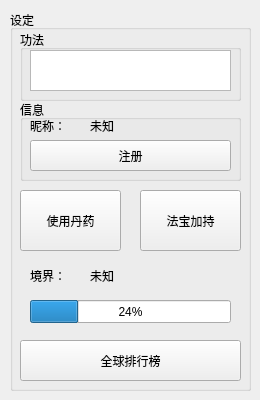
<?xml version="1.0" encoding="UTF-8"?>
<ui version="4.0">
 <class>MainW</class>
 <widget class="QWidget" name="MainW">
  <property name="geometry">
   <rect>
    <x>0</x>
    <y>0</y>
    <width>260</width>
    <height>400</height>
   </rect>
  </property>
  <property name="windowTitle">
   <string>MainW</string>
  </property>
  <widget class="QGroupBox" name="groupBox">
   <property name="geometry">
    <rect>
     <x>10</x>
     <y>10</y>
     <width>241</width>
     <height>381</height>
    </rect>
   </property>
   <property name="title">
    <string>设定</string>
   </property>
   <widget class="QGroupBox" name="methods">
    <property name="geometry">
     <rect>
      <x>10</x>
      <y>20</y>
      <width>221</width>
      <height>71</height>
     </rect>
    </property>
    <property name="title">
     <string>功法</string>
    </property>
    <widget class="QListWidget" name="MartialMethodList">
     <property name="geometry">
      <rect>
       <x>10</x>
       <y>20</y>
       <width>201</width>
       <height>41</height>
      </rect>
     </property>
    </widget>
   </widget>
   <widget class="QPushButton" name="medicine">
    <property name="geometry">
     <rect>
      <x>10</x>
      <y>180</y>
      <width>101</width>
      <height>61</height>
     </rect>
    </property>
    <property name="text">
     <string>使用丹药</string>
    </property>
   </widget>
   <widget class="QPushButton" name="magicWeapons">
    <property name="geometry">
     <rect>
      <x>130</x>
      <y>180</y>
      <width>101</width>
      <height>61</height>
     </rect>
    </property>
    <property name="text">
     <string>法宝加持</string>
    </property>
   </widget>
   <widget class="QPushButton" name="list">
    <property name="geometry">
     <rect>
      <x>10</x>
      <y>330</y>
      <width>221</width>
      <height>41</height>
     </rect>
    </property>
    <property name="text">
     <string>全球排行榜</string>
    </property>
   </widget>
   <widget class="QProgressBar" name="progressBar">
    <property name="geometry">
     <rect>
      <x>20</x>
      <y>290</y>
      <width>201</width>
      <height>23</height>
     </rect>
    </property>
    <property name="value">
     <number>24</number>
    </property>
   </widget>
   <widget class="QLabel" name="label">
    <property name="geometry">
     <rect>
      <x>20</x>
      <y>260</y>
      <width>54</width>
      <height>12</height>
     </rect>
    </property>
    <property name="text">
     <string>境界：</string>
    </property>
   </widget>
   <widget class="QLabel" name="stateLabel">
    <property name="geometry">
     <rect>
      <x>80</x>
      <y>256</y>
      <width>151</width>
      <height>20</height>
     </rect>
    </property>
    <property name="text">
     <string>未知</string>
    </property>
   </widget>
   <widget class="QGroupBox" name="info">
    <property name="geometry">
     <rect>
      <x>10</x>
      <y>90</y>
      <width>221</width>
      <height>81</height>
     </rect>
    </property>
    <property name="title">
     <string>信息</string>
    </property>
    <widget class="QLabel" name="nameLabel">
     <property name="geometry">
      <rect>
       <x>10</x>
       <y>20</y>
       <width>54</width>
       <height>12</height>
      </rect>
     </property>
     <property name="text">
      <string>昵称：</string>
     </property>
    </widget>
    <widget class="QLabel" name="stateLabel_2">
     <property name="geometry">
      <rect>
       <x>70</x>
       <y>16</y>
       <width>151</width>
       <height>20</height>
      </rect>
     </property>
     <property name="text">
      <string>未知</string>
     </property>
    </widget>
    <widget class="QPushButton" name="register_">
     <property name="geometry">
      <rect>
       <x>10</x>
       <y>40</y>
       <width>201</width>
       <height>31</height>
      </rect>
     </property>
     <property name="text">
      <string>注册</string>
     </property>
    </widget>
   </widget>
  </widget>
 </widget>
 <resources/>
 <connections/>
</ui>
